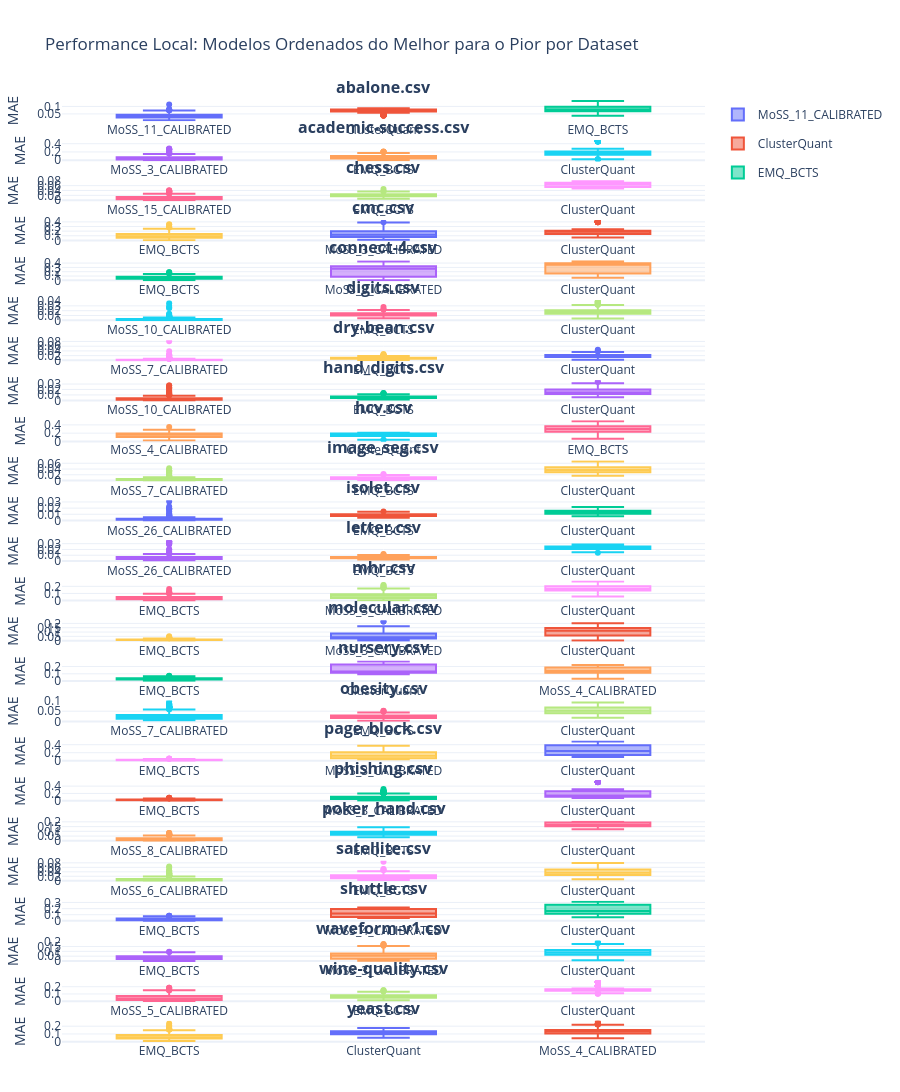

Here is the notebook cell this chart was saved with:
### Code cell
import pandas as pd
import plotly.graph_objects as go
from plotly.subplots import make_subplots

# 1. Carregar os dados
df = pd.read_csv("m_30_cluster_vs_emq_calibrated.csv")

# 2. Configurações de layout
datasets = df['dataset'].unique()
n_datasets = len(datasets)
# Criamos uma subfigura por dataset, em uma única coluna
fig = make_subplots(
    rows=n_datasets, cols=1, 
    subplot_titles=[f"<b>{ds}</b>" for ds in datasets],
    vertical_spacing=0.02 # Espaço curto entre os gráficos
)

# 3. Iterar e adicionar cada gráfico com sua própria ordem
for i, ds in enumerate(datasets, 1):
    df_ds = df[df['dataset'] == ds].copy()
    
    # Calcular a ordem local (pela mediana do erro neste dataset)
    ordem_local = df_ds.groupby("modelo")["erro"].median().sort_values().index.tolist()
    
    # Adicionar um boxplot para cada modelo, seguindo a ordem local
    for modelo in ordem_local:
        df_mod = df_ds[df_ds['modelo'] == modelo]
        fig.add_trace(
            go.Box(
                y=df_mod['erro'],
                name=modelo,
                boxpoints='outliers',
                legendgroup=modelo,
                showlegend=(i == 1) # Só mostra a legenda no primeiro gráfico
            ),
            row=i, col=1
        )

# 4. Ajustes finais de tamanho e estética
fig.update_layout(
    height=n_datasets * 400, # 300px para cada dataset
    template="plotly_white",
    title_text="Performance Local: Modelos Ordenados do Melhor para o Pior por Dataset",
    margin=dict(t=100, b=50, l=50, r=50),
    showlegend=True
)

# Deixar os eixos X independentes para cada subgráfico respeitar sua ordem
fig.update_xaxes(showgrid=False)
fig.update_yaxes(title_text="MAE")
fig.write_html("meu_resultado_ordenado.html")
fig.show()

### Figure 1 — Plotly figure (JSON) as saved in the notebook; plotly's stock layout.template omitted (floating-point values rounded to 4 significant figures; data arrays with more than 128 entries replaced by an {"elided": "..."} marker saying what was removed)
{"data": [{"boxpoints": "outliers", "legendgroup": "MoSS_11_CALIBRATED", "name": "MoSS_11_CALIBRATED", "showlegend": true, "type": "box", "xaxis": "x", "y": {"elided": "300 float values"}, "yaxis": "y"}, {"boxpoints": "outliers", "legendgroup": "ClusterQuant", "name": "ClusterQuant", "showlegend": true, "type": "box", "xaxis": "x", "y": {"elided": "300 float values"}, "yaxis": "y"}, {"boxpoints": "outliers", "legendgroup": "EMQ_BCTS", "name": "EMQ_BCTS", "showlegend": true, "type": "box", "xaxis": "x", "y": {"elided": "300 float values"}, "yaxis": "y"}, {"boxpoints": "outliers", "legendgroup": "MoSS_3_CALIBRATED", "name": "MoSS_3_CALIBRATED", "showlegend": false, "type": "box", "xaxis": "x2", "y": {"elided": "300 float values"}, "yaxis": "y2"}, {"boxpoints": "outliers", "legendgroup": "EMQ_BCTS", "name": "EMQ_BCTS", "showlegend": false, "type": "box", "xaxis": "x2", "y": {"elided": "300 float values"}, "yaxis": "y2"}, {"boxpoints": "outliers", "legendgroup": "ClusterQuant", "name": "ClusterQuant", "showlegend": false, "type": "box", "xaxis": "x2", "y": {"elided": "300 float values"}, "yaxis": "y2"}, {"boxpoints": "outliers", "legendgroup": "MoSS_15_CALIBRATED", "name": "MoSS_15_CALIBRATED", "showlegend": false, "type": "box", "xaxis": "x3", "y": {"elided": "300 float values"}, "yaxis": "y3"}, {"boxpoints": "outliers", "legendgroup": "EMQ_BCTS", "name": "EMQ_BCTS", "showlegend": false, "type": "box", "xaxis": "x3", "y": {"elided": "300 float values"}, "yaxis": "y3"}, {"boxpoints": "outliers", "legendgroup": "ClusterQuant", "name": "ClusterQuant", "showlegend": false, "type": "box", "xaxis": "x3", "y": {"elided": "300 float values"}, "yaxis": "y3"}, {"boxpoints": "outliers", "legendgroup": "EMQ_BCTS", "name": "EMQ_BCTS", "showlegend": false, "type": "box", "xaxis": "x4", "y": {"elided": "300 float values"}, "yaxis": "y4"}, {"boxpoints": "outliers", "legendgroup": "MoSS_3_CALIBRATED", "name": "MoSS_3_CALIBRATED", "showlegend": false, "type": "box", "xaxis": "x4", "y": {"elided": "300 float values"}, "yaxis": "y4"}, {"boxpoints": "outliers", "legendgroup": "ClusterQuant", "name": "ClusterQuant", "showlegend": false, "type": "box", "xaxis": "x4", "y": {"elided": "300 float values"}, "yaxis": "y4"}, {"boxpoints": "outliers", "legendgroup": "EMQ_BCTS", "name": "EMQ_BCTS", "showlegend": false, "type": "box", "xaxis": "x5", "y": {"elided": "300 float values"}, "yaxis": "y5"}, {"boxpoints": "outliers", "legendgroup": "MoSS_3_CALIBRATED", "name": "MoSS_3_CALIBRATED", "showlegend": false, "type": "box", "xaxis": "x5", "y": {"elided": "300 float values"}, "yaxis": "y5"}, {"boxpoints": "outliers", "legendgroup": "ClusterQuant", "name": "ClusterQuant", "showlegend": false, "type": "box", "xaxis": "x5", "y": {"elided": "300 float values"}, "yaxis": "y5"}, {"boxpoints": "outliers", "legendgroup": "MoSS_10_CALIBRATED", "name": "MoSS_10_CALIBRATED", "showlegend": false, "type": "box", "xaxis": "x6", "y": {"elided": "300 float values"}, "yaxis": "y6"}, {"boxpoints": "outliers", "legendgroup": "EMQ_BCTS", "name": "EMQ_BCTS", "showlegend": false, "type": "box", "xaxis": "x6", "y": {"elided": "300 float values"}, "yaxis": "y6"}, {"boxpoints": "outliers", "legendgroup": "ClusterQuant", "name": "ClusterQuant", "showlegend": false, "type": "box", "xaxis": "x6", "y": {"elided": "300 float values"}, "yaxis": "y6"}, {"boxpoints": "outliers", "legendgroup": "MoSS_7_CALIBRATED", "name": "MoSS_7_CALIBRATED", "showlegend": false, "type": "box", "xaxis": "x7", "y": {"elided": "300 float values"}, "yaxis": "y7"}, {"boxpoints": "outliers", "legendgroup": "EMQ_BCTS", "name": "EMQ_BCTS", "showlegend": false, "type": "box", "xaxis": "x7", "y": {"elided": "300 float values"}, "yaxis": "y7"}, {"boxpoints": "outliers", "legendgroup": "ClusterQuant", "name": "ClusterQuant", "showlegend": false, "type": "box", "xaxis": "x7", "y": {"elided": "300 float values"}, "yaxis": "y7"}, {"boxpoints": "outliers", "legendgroup": "MoSS_10_CALIBRATED", "name": "MoSS_10_CALIBRATED", "showlegend": false, "type": "box", "xaxis": "x8", "y": {"elided": "300 float values"}, "yaxis": "y8"}, {"boxpoints": "outliers", "legendgroup": "EMQ_BCTS", "name": "EMQ_BCTS", "showlegend": false, "type": "box", "xaxis": "x8", "y": {"elided": "300 float values"}, "yaxis": "y8"}, {"boxpoints": "outliers", "legendgroup": "ClusterQuant", "name": "ClusterQuant", "showlegend": false, "type": "box", "xaxis": "x8", "y": {"elided": "300 float values"}, "yaxis": "y8"}, {"boxpoints": "outliers", "legendgroup": "MoSS_4_CALIBRATED", "name": "MoSS_4_CALIBRATED", "showlegend": false, "type": "box", "xaxis": "x9", "y": {"elided": "300 float values"}, "yaxis": "y9"}, {"boxpoints": "outliers", "legendgroup": "ClusterQuant", "name": "ClusterQuant", "showlegend": false, "type": "box", "xaxis": "x9", "y": {"elided": "300 float values"}, "yaxis": "y9"}, {"boxpoints": "outliers", "legendgroup": "EMQ_BCTS", "name": "EMQ_BCTS", "showlegend": false, "type": "box", "xaxis": "x9", "y": {"elided": "300 float values"}, "yaxis": "y9"}, {"boxpoints": "outliers", "legendgroup": "MoSS_7_CALIBRATED", "name": "MoSS_7_CALIBRATED", "showlegend": false, "type": "box", "xaxis": "x10", "y": {"elided": "300 float values"}, "yaxis": "y10"}, {"boxpoints": "outliers", "legendgroup": "EMQ_BCTS", "name": "EMQ_BCTS", "showlegend": false, "type": "box", "xaxis": "x10", "y": {"elided": "300 float values"}, "yaxis": "y10"}, {"boxpoints": "outliers", "legendgroup": "ClusterQuant", "name": "ClusterQuant", "showlegend": false, "type": "box", "xaxis": "x10", "y": {"elided": "300 float values"}, "yaxis": "y10"}, {"boxpoints": "outliers", "legendgroup": "MoSS_26_CALIBRATED", "name": "MoSS_26_CALIBRATED", "showlegend": false, "type": "box", "xaxis": "x11", "y": {"elided": "300 float values"}, "yaxis": "y11"}, {"boxpoints": "outliers", "legendgroup": "EMQ_BCTS", "name": "EMQ_BCTS", "showlegend": false, "type": "box", "xaxis": "x11", "y": {"elided": "300 float values"}, "yaxis": "y11"}, {"boxpoints": "outliers", "legendgroup": "ClusterQuant", "name": "ClusterQuant", "showlegend": false, "type": "box", "xaxis": "x11", "y": {"elided": "300 float values"}, "yaxis": "y11"}, {"boxpoints": "outliers", "legendgroup": "MoSS_26_CALIBRATED", "name": "MoSS_26_CALIBRATED", "showlegend": false, "type": "box", "xaxis": "x12", "y": {"elided": "300 float values"}, "yaxis": "y12"}, {"boxpoints": "outliers", "legendgroup": "EMQ_BCTS", "name": "EMQ_BCTS", "showlegend": false, "type": "box", "xaxis": "x12", "y": {"elided": "300 float values"}, "yaxis": "y12"}, {"boxpoints": "outliers", "legendgroup": "ClusterQuant", "name": "ClusterQuant", "showlegend": false, "type": "box", "xaxis": "x12", "y": {"elided": "300 float values"}, "yaxis": "y12"}, {"boxpoints": "outliers", "legendgroup": "EMQ_BCTS", "name": "EMQ_BCTS", "showlegend": false, "type": "box", "xaxis": "x13", "y": {"elided": "300 float values"}, "yaxis": "y13"}, {"boxpoints": "outliers", "legendgroup": "MoSS_3_CALIBRATED", "name": "MoSS_3_CALIBRATED", "showlegend": false, "type": "box", "xaxis": "x13", "y": {"elided": "300 float values"}, "yaxis": "y13"}, {"boxpoints": "outliers", "legendgroup": "ClusterQuant", "name": "ClusterQuant", "showlegend": false, "type": "box", "xaxis": "x13", "y": {"elided": "300 float values"}, "yaxis": "y13"}, {"boxpoints": "outliers", "legendgroup": "EMQ_BCTS", "name": "EMQ_BCTS", "showlegend": false, "type": "box", "xaxis": "x14", "y": {"elided": "300 float values"}, "yaxis": "y14"}, {"boxpoints": "outliers", "legendgroup": "MoSS_3_CALIBRATED", "name": "MoSS_3_CALIBRATED", "showlegend": false, "type": "box", "xaxis": "x14", "y": {"elided": "300 float values"}, "yaxis": "y14"}, {"boxpoints": "outliers", "legendgroup": "ClusterQuant", "name": "ClusterQuant", "showlegend": false, "type": "box", "xaxis": "x14", "y": {"elided": "300 float values"}, "yaxis": "y14"}, {"boxpoints": "outliers", "legendgroup": "EMQ_BCTS", "name": "EMQ_BCTS", "showlegend": false, "type": "box", "xaxis": "x15", "y": {"elided": "300 float values"}, "yaxis": "y15"}, {"boxpoints": "outliers", "legendgroup": "ClusterQuant", "name": "ClusterQuant", "showlegend": false, "type": "box", "xaxis": "x15", "y": {"elided": "300 float values"}, "yaxis": "y15"}, {"boxpoints": "outliers", "legendgroup": "MoSS_4_CALIBRATED", "name": "MoSS_4_CALIBRATED", "showlegend": false, "type": "box", "xaxis": "x15", "y": {"elided": "300 float values"}, "yaxis": "y15"}, {"boxpoints": "outliers", "legendgroup": "MoSS_7_CALIBRATED", "name": "MoSS_7_CALIBRATED", "showlegend": false, "type": "box", "xaxis": "x16", "y": {"elided": "300 float values"}, "yaxis": "y16"}, {"boxpoints": "outliers", "legendgroup": "EMQ_BCTS", "name": "EMQ_BCTS", "showlegend": false, "type": "box", "xaxis": "x16", "y": {"elided": "300 float values"}, "yaxis": "y16"}, {"boxpoints": "outliers", "legendgroup": "ClusterQuant", "name": "ClusterQuant", "showlegend": false, "type": "box", "xaxis": "x16", "y": {"elided": "300 float values"}, "yaxis": "y16"}, {"boxpoints": "outliers", "legendgroup": "EMQ_BCTS", "name": "EMQ_BCTS", "showlegend": false, "type": "box", "xaxis": "x17", "y": {"elided": "300 float values"}, "yaxis": "y17"}, {"boxpoints": "outliers", "legendgroup": "MoSS_3_CALIBRATED", "name": "MoSS_3_CALIBRATED", "showlegend": false, "type": "box", "xaxis": "x17", "y": {"elided": "300 float values"}, "yaxis": "y17"}, {"boxpoints": "outliers", "legendgroup": "ClusterQuant", "name": "ClusterQuant", "showlegend": false, "type": "box", "xaxis": "x17", "y": {"elided": "300 float values"}, "yaxis": "y17"}, {"boxpoints": "outliers", "legendgroup": "EMQ_BCTS", "name": "EMQ_BCTS", "showlegend": false, "type": "box", "xaxis": "x18", "y": {"elided": "300 float values"}, "yaxis": "y18"}, {"boxpoints": "outliers", "legendgroup": "MoSS_3_CALIBRATED", "name": "MoSS_3_CALIBRATED", "showlegend": false, "type": "box", "xaxis": "x18", "y": {"elided": "300 float values"}, "yaxis": "y18"}, {"boxpoints": "outliers", "legendgroup": "ClusterQuant", "name": "ClusterQuant", "showlegend": false, "type": "box", "xaxis": "x18", "y": {"elided": "300 float values"}, "yaxis": "y18"}, {"boxpoints": "outliers", "legendgroup": "MoSS_8_CALIBRATED", "name": "MoSS_8_CALIBRATED", "showlegend": false, "type": "box", "xaxis": "x19", "y": {"elided": "300 float values"}, "yaxis": "y19"}, {"boxpoints": "outliers", "legendgroup": "EMQ_BCTS", "name": "EMQ_BCTS", "showlegend": false, "type": "box", "xaxis": "x19", "y": {"elided": "300 float values"}, "yaxis": "y19"}, {"boxpoints": "outliers", "legendgroup": "ClusterQuant", "name": "ClusterQuant", "showlegend": false, "type": "box", "xaxis": "x19", "y": {"elided": "300 float values"}, "yaxis": "y19"}, {"boxpoints": "outliers", "legendgroup": "MoSS_6_CALIBRATED", "name": "MoSS_6_CALIBRATED", "showlegend": false, "type": "box", "xaxis": "x20", "y": {"elided": "300 float values"}, "yaxis": "y20"}, {"boxpoints": "outliers", "legendgroup": "EMQ_BCTS", "name": "EMQ_BCTS", "showlegend": false, "type": "box", "xaxis": "x20", "y": {"elided": "300 float values"}, "yaxis": "y20"}, {"boxpoints": "outliers", "legendgroup": "ClusterQuant", "name": "ClusterQuant", "showlegend": false, "type": "box", "xaxis": "x20", "y": {"elided": "300 float values"}, "yaxis": "y20"}, {"boxpoints": "outliers", "legendgroup": "EMQ_BCTS", "name": "EMQ_BCTS", "showlegend": false, "type": "box", "xaxis": "x21", "y": {"elided": "300 float values"}, "yaxis": "y21"}, {"boxpoints": "outliers", "legendgroup": "MoSS_4_CALIBRATED", "name": "MoSS_4_CALIBRATED", "showlegend": false, "type": "box", "xaxis": "x21", "y": {"elided": "300 float values"}, "yaxis": "y21"}, {"boxpoints": "outliers", "legendgroup": "ClusterQuant", "name": "ClusterQuant", "showlegend": false, "type": "box", "xaxis": "x21", "y": {"elided": "300 float values"}, "yaxis": "y21"}, {"boxpoints": "outliers", "legendgroup": "EMQ_BCTS", "name": "EMQ_BCTS", "showlegend": false, "type": "box", "xaxis": "x22", "y": {"elided": "300 float values"}, "yaxis": "y22"}, {"boxpoints": "outliers", "legendgroup": "MoSS_3_CALIBRATED", "name": "MoSS_3_CALIBRATED", "showlegend": false, "type": "box", "xaxis": "x22", "y": {"elided": "300 float values"}, "yaxis": "y22"}, {"boxpoints": "outliers", "legendgroup": "ClusterQuant", "name": "ClusterQuant", "showlegend": false, "type": "box", "xaxis": "x22", "y": {"elided": "300 float values"}, "yaxis": "y22"}, {"boxpoints": "outliers", "legendgroup": "MoSS_5_CALIBRATED", "name": "MoSS_5_CALIBRATED", "showlegend": false, "type": "box", "xaxis": "x23", "y": {"elided": "300 float values"}, "yaxis": "y23"}, {"boxpoints": "outliers", "legendgroup": "EMQ_BCTS", "name": "EMQ_BCTS", "showlegend": false, "type": "box", "xaxis": "x23", "y": {"elided": "300 float values"}, "yaxis": "y23"}, {"boxpoints": "outliers", "legendgroup": "ClusterQuant", "name": "ClusterQuant", "showlegend": false, "type": "box", "xaxis": "x23", "y": {"elided": "300 float values"}, "yaxis": "y23"}, {"boxpoints": "outliers", "legendgroup": "EMQ_BCTS", "name": "EMQ_BCTS", "showlegend": false, "type": "box", "xaxis": "x24", "y": {"elided": "300 float values"}, "yaxis": "y24"}, {"boxpoints": "outliers", "legendgroup": "ClusterQuant", "name": "ClusterQuant", "showlegend": false, "type": "box", "xaxis": "x24", "y": {"elided": "300 float values"}, "yaxis": "y24"}, {"boxpoints": "outliers", "legendgroup": "MoSS_4_CALIBRATED", "name": "MoSS_4_CALIBRATED", "showlegend": false, "type": "box", "xaxis": "x24", "y": {"elided": "300 float values"}, "yaxis": "y24"}], "layout": {"annotations": [{"font": {"size": 16}, "showarrow": false, "text": "<b>abalone.csv</b>", "x": 0.5, "xanchor": "center", "xref": "paper", "y": 1, "yanchor": "bottom", "yref": "paper"}, {"font": {"size": 16}, "showarrow": false, "text": "<b>academic-success.csv</b>", "x": 0.5, "xanchor": "center", "xref": "paper", "y": 0.9575, "yanchor": "bottom", "yref": "paper"}, {"font": {"size": 16}, "showarrow": false, "text": "<b>chess.csv</b>", "x": 0.5, "xanchor": "center", "xref": "paper", "y": 0.915, "yanchor": "bottom", "yref": "paper"}, {"font": {"size": 16}, "showarrow": false, "text": "<b>cmc.csv</b>", "x": 0.5, "xanchor": "center", "xref": "paper", "y": 0.8725, "yanchor": "bottom", "yref": "paper"}, {"font": {"size": 16}, "showarrow": false, "text": "<b>connect-4.csv</b>", "x": 0.5, "xanchor": "center", "xref": "paper", "y": 0.83, "yanchor": "bottom", "yref": "paper"}, {"font": {"size": 16}, "showarrow": false, "text": "<b>digits.csv</b>", "x": 0.5, "xanchor": "center", "xref": "paper", "y": 0.7875, "yanchor": "bottom", "yref": "paper"}, {"font": {"size": 16}, "showarrow": false, "text": "<b>dry-bean.csv</b>", "x": 0.5, "xanchor": "center", "xref": "paper", "y": 0.745, "yanchor": "bottom", "yref": "paper"}, {"font": {"size": 16}, "showarrow": false, "text": "<b>hand_digits.csv</b>", "x": 0.5, "xanchor": "center", "xref": "paper", "y": 0.7025, "yanchor": "bottom", "yref": "paper"}, {"font": {"size": 16}, "showarrow": false, "text": "<b>hcv.csv</b>", "x": 0.5, "xanchor": "center", "xref": "paper", "y": 0.66, "yanchor": "bottom", "yref": "paper"}, {"font": {"size": 16}, "showarrow": false, "text": "<b>image_seg.csv</b>", "x": 0.5, "xanchor": "center", "xref": "paper", "y": 0.6175, "yanchor": "bottom", "yref": "paper"}, {"font": {"size": 16}, "showarrow": false, "text": "<b>isolet.csv</b>", "x": 0.5, "xanchor": "center", "xref": "paper", "y": 0.575, "yanchor": "bottom", "yref": "paper"}, {"font": {"size": 16}, "showarrow": false, "text": "<b>letter.csv</b>", "x": 0.5, "xanchor": "center", "xref": "paper", "y": 0.5325, "yanchor": "bottom", "yref": "paper"}, {"font": {"size": 16}, "showarrow": false, "text": "<b>mhr.csv</b>", "x": 0.5, "xanchor": "center", "xref": "paper", "y": 0.49, "yanchor": "bottom", "yref": "paper"}, {"font": {"size": 16}, "showarrow": false, "text": "<b>molecular.csv</b>", "x": 0.5, "xanchor": "center", "xref": "paper", "y": 0.4475, "yanchor": "bottom", "yref": "paper"}, {"font": {"size": 16}, "showarrow": false, "text": "<b>nursery.csv</b>", "x": 0.5, "xanchor": "center", "xref": "paper", "y": 0.405, "yanchor": "bottom", "yref": "paper"}, {"font": {"size": 16}, "showarrow": false, "text": "<b>obesity.csv</b>", "x": 0.5, "xanchor": "center", "xref": "paper", "y": 0.3625, "yanchor": "bottom", "yref": "paper"}, {"font": {"size": 16}, "showarrow": false, "text": "<b>page_block.csv</b>", "x": 0.5, "xanchor": "center", "xref": "paper", "y": 0.32, "yanchor": "bottom", "yref": "paper"}, {"font": {"size": 16}, "showarrow": false, "text": "<b>phishing.csv</b>", "x": 0.5, "xanchor": "center", "xref": "paper", "y": 0.2775, "yanchor": "bottom", "yref": "paper"}, {"font": {"size": 16}, "showarrow": false, "text": "<b>poker_hand.csv</b>", "x": 0.5, "xanchor": "center", "xref": "paper", "y": 0.235, "yanchor": "bottom", "yref": "paper"}, {"font": {"size": 16}, "showarrow": false, "text": "<b>satellite.csv</b>", "x": 0.5, "xanchor": "center", "xref": "paper", "y": 0.1925, "yanchor": "bottom", "yref": "paper"}, {"font": {"size": 16}, "showarrow": false, "text": "<b>shuttle.csv</b>", "x": 0.5, "xanchor": "center", "xref": "paper", "y": 0.15, "yanchor": "bottom", "yref": "paper"}, {"font": {"size": 16}, "showarrow": false, "text": "<b>waveform-v1.csv</b>", "x": 0.5, "xanchor": "center", "xref": "paper", "y": 0.1075, "yanchor": "bottom", "yref": "paper"}, {"font": {"size": 16}, "showarrow": false, "text": "<b>wine-quality.csv</b>", "x": 0.5, "xanchor": "center", "xref": "paper", "y": 0.065, "yanchor": "bottom", "yref": "paper"}, {"font": {"size": 16}, "showarrow": false, "text": "<b>yeast.csv</b>", "x": 0.5, "xanchor": "center", "xref": "paper", "y": 0.0225, "yanchor": "bottom", "yref": "paper"}], "height": 9600, "margin": {"b": 50, "l": 50, "r": 50, "t": 100}, "showlegend": true, "title": {"text": "Performance Local: Modelos Ordenados do Melhor para o Pior por Dataset"}, "xaxis": {"anchor": "y", "domain": [0, 1], "showgrid": false}, "xaxis10": {"anchor": "y10", "domain": [0, 1], "showgrid": false}, "xaxis11": {"anchor": "y11", "domain": [0, 1], "showgrid": false}, "xaxis12": {"anchor": "y12", "domain": [0, 1], "showgrid": false}, "xaxis13": {"anchor": "y13", "domain": [0, 1], "showgrid": false}, "xaxis14": {"anchor": "y14", "domain": [0, 1], "showgrid": false}, "xaxis15": {"anchor": "y15", "domain": [0, 1], "showgrid": false}, "xaxis16": {"anchor": "y16", "domain": [0, 1], "showgrid": false}, "xaxis17": {"anchor": "y17", "domain": [0, 1], "showgrid": false}, "xaxis18": {"anchor": "y18", "domain": [0, 1], "showgrid": false}, "xaxis19": {"anchor": "y19", "domain": [0, 1], "showgrid": false}, "xaxis2": {"anchor": "y2", "domain": [0, 1], "showgrid": false}, "xaxis20": {"anchor": "y20", "domain": [0, 1], "showgrid": false}, "xaxis21": {"anchor": "y21", "domain": [0, 1], "showgrid": false}, "xaxis22": {"anchor": "y22", "domain": [0, 1], "showgrid": false}, "xaxis23": {"anchor": "y23", "domain": [0, 1], "showgrid": false}, "xaxis24": {"anchor": "y24", "domain": [0, 1], "showgrid": false}, "xaxis3": {"anchor": "y3", "domain": [0, 1], "showgrid": false}, "xaxis4": {"anchor": "y4", "domain": [0, 1], "showgrid": false}, "xaxis5": {"anchor": "y5", "domain": [0, 1], "showgrid": false}, "xaxis6": {"anchor": "y6", "domain": [0, 1], "showgrid": false}, "xaxis7": {"anchor": "y7", "domain": [0, 1], "showgrid": false}, "xaxis8": {"anchor": "y8", "domain": [0, 1], "showgrid": false}, "xaxis9": {"anchor": "y9", "domain": [0, 1], "showgrid": false}, "yaxis": {"anchor": "x", "domain": [0.9775, 1], "title": {"text": "MAE"}}, "yaxis10": {"anchor": "x10", "domain": [0.595, 0.6175], "title": {"text": "MAE"}}, "yaxis11": {"anchor": "x11", "domain": [0.5525, 0.575], "title": {"text": "MAE"}}, "yaxis12": {"anchor": "x12", "domain": [0.51, 0.5325], "title": {"text": "MAE"}}, "yaxis13": {"anchor": "x13", "domain": [0.4675, 0.49], "title": {"text": "MAE"}}, "yaxis14": {"anchor": "x14", "domain": [0.425, 0.4475], "title": {"text": "MAE"}}, "yaxis15": {"anchor": "x15", "domain": [0.3825, 0.405], "title": {"text": "MAE"}}, "yaxis16": {"anchor": "x16", "domain": [0.34, 0.3625], "title": {"text": "MAE"}}, "yaxis17": {"anchor": "x17", "domain": [0.2975, 0.32], "title": {"text": "MAE"}}, "yaxis18": {"anchor": "x18", "domain": [0.255, 0.2775], "title": {"text": "MAE"}}, "yaxis19": {"anchor": "x19", "domain": [0.2125, 0.235], "title": {"text": "MAE"}}, "yaxis2": {"anchor": "x2", "domain": [0.935, 0.9575], "title": {"text": "MAE"}}, "yaxis20": {"anchor": "x20", "domain": [0.17, 0.1925], "title": {"text": "MAE"}}, "yaxis21": {"anchor": "x21", "domain": [0.1275, 0.15], "title": {"text": "MAE"}}, "yaxis22": {"anchor": "x22", "domain": [0.085, 0.1075], "title": {"text": "MAE"}}, "yaxis23": {"anchor": "x23", "domain": [0.0425, 0.065], "title": {"text": "MAE"}}, "yaxis24": {"anchor": "x24", "domain": [0, 0.0225], "title": {"text": "MAE"}}, "yaxis3": {"anchor": "x3", "domain": [0.8925, 0.915], "title": {"text": "MAE"}}, "yaxis4": {"anchor": "x4", "domain": [0.85, 0.8725], "title": {"text": "MAE"}}, "yaxis5": {"anchor": "x5", "domain": [0.8075, 0.83], "title": {"text": "MAE"}}, "yaxis6": {"anchor": "x6", "domain": [0.765, 0.7875], "title": {"text": "MAE"}}, "yaxis7": {"anchor": "x7", "domain": [0.7225, 0.745], "title": {"text": "MAE"}}, "yaxis8": {"anchor": "x8", "domain": [0.68, 0.7025], "title": {"text": "MAE"}}, "yaxis9": {"anchor": "x9", "domain": [0.6375, 0.66], "title": {"text": "MAE"}}}}
